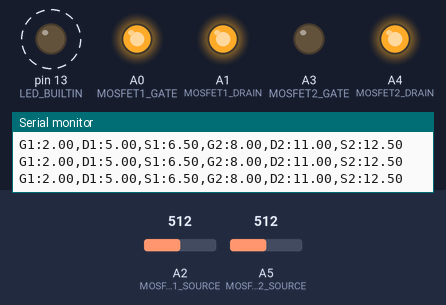
The sketch below on a simulated Arduino Uno, built with avr-gcc and run on an emulated ATmega328P. On the bench: output pins drawn as LEDs (lit = HIGH), the last lines printed to the serial monitor. Dashed ring = blinking. The inputs (shaded band) are chosen by the test bench; at power-on: A2 (MOSFET1_SOURCE) = 512, A5 (MOSFET2_SOURCE) = 512.

Above: at 1.2 s.
1.3 s: A2 (MOSFET1_SOURCE) set to 107
4.3 s: A2 (MOSFET1_SOURCE) set to 97
At 6.8 s:
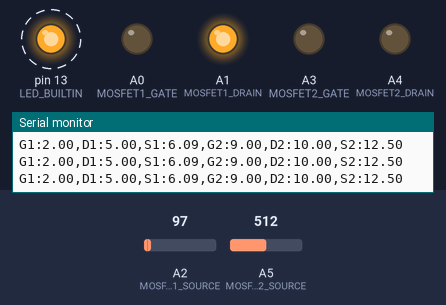
7.3 s: A5 (MOSFET2_SOURCE) set to 110
10.3 s: A5 (MOSFET2_SOURCE) set to 92
At 12.8 s:
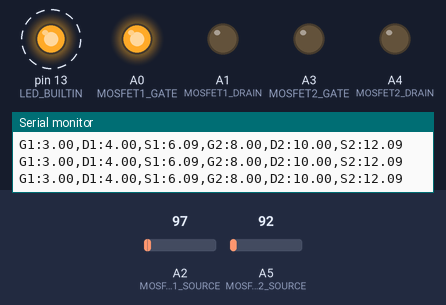
13.3 s: A2 (MOSFET1_SOURCE) set to 122
At 16.2 s:
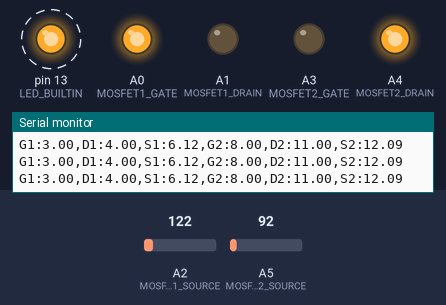
16.3 s: A2 (MOSFET1_SOURCE) set to 0
At 18.6 s:
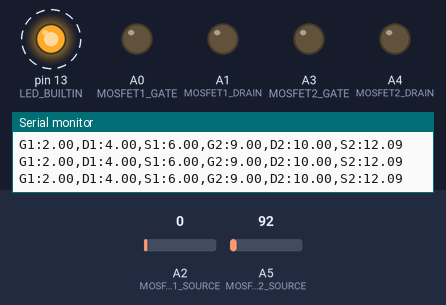
Timing chart, 0 to 20.3 s (numbered marks = the images above; inputs shaded):
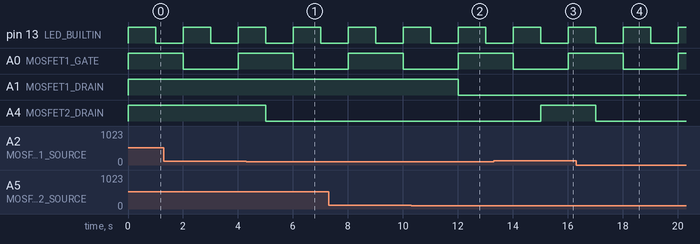

Measured:
- the behaviour switches between 103 and 102 on A2 (MOSFET1_SOURCE) (found by bisection; images 0 and 1)
- the behaviour switches between 103 and 102 on A5 (MOSFET2_SOURCE) (found by bisection; images 1 and 2)
- after the input at 4.3 s, A4 (MOSFET2_DRAIN): HIGH → LOW after 0.71 s
- after the input at 10.3 s, A1 (MOSFET1_DRAIN): HIGH → LOW after 1.7 s
- after the input at 13.3 s, A4 (MOSFET2_DRAIN): LOW → HIGH after 1.7 s
- after the input at 16.3 s, A4 (MOSFET2_DRAIN): HIGH → LOW after 0.71 s
- by itself, pin 13 (LED_BUILTIN): alternates HIGH for 1.0 s and LOW for 1.0 s

The sketch:

MOSFET_SRLatch.ino
```cpp
//IRF-123 MOSFET x2 in back-to-back configuration (not push-pull)

#define MOSFET1_GATE    A0
#define MOSFET1_DRAIN   A1
#define MOSFET1_SOURCE  A2

#define MOSFET2_GATE    A3
#define MOSFET2_DRAIN   A4
#define MOSFET2_SOURCE  A5

#define BLINK_RATE     500
#define BLINK_RATE_X2 1000

#define MAX_INPUT   1024.0
#define THRESHOLD      0.1

void setup()
{
    Serial.begin(115200);
    pinMode(LED_BUILTIN, OUTPUT);
    digitalWrite(LED_BUILTIN, HIGH);

    pinMode(MOSFET1_GATE, OUTPUT);
    pinMode(MOSFET1_DRAIN, OUTPUT);
    pinMode(MOSFET1_SOURCE, INPUT);

    pinMode(MOSFET2_GATE, OUTPUT);
    pinMode(MOSFET2_DRAIN, OUTPUT);
    pinMode(MOSFET2_SOURCE, INPUT);

    digitalWrite(MOSFET1_GATE, LOW);
    digitalWrite(MOSFET1_DRAIN, HIGH);
    //analogRead(MOSFET1_SOURCE);

    digitalWrite(MOSFET2_GATE, LOW);
    digitalWrite(MOSFET2_DRAIN, HIGH);
    //analogRead(MOSFET2_SOURCE);
}

unsigned int T = 0;
unsigned int M = 0;
unsigned int V = 0;

double G1 = 0.0; //signed double G1 = 0.0f;
double D1 = 1.0;
double S1 = 0.0;

double G2 = 0.0;
double D2 = 1.0;
double S2 = 0.0;

void loop()
{
    T = millis();
    if ((!M) && ((T % (BLINK_RATE_X2)) < BLINK_RATE))
    {
        M = true;
        V = (V + 1) % 4;
        G1 = V == 0b01;
        G2 = V == 0b11;
    }
    else if ((M) && ((T % (BLINK_RATE_X2)) >= BLINK_RATE))
    {
        M = false;
    }
    digitalWrite(LED_BUILTIN, V % 2);
    if (V % 2)
    {
        digitalWrite(MOSFET1_GATE, (G1 > THRESHOLD) ? HIGH : LOW);
        digitalWrite(MOSFET1_DRAIN, (D1 > THRESHOLD) ? HIGH : LOW);
        S1 = analogRead(MOSFET1_SOURCE) / MAX_INPUT;
        D2 = (S1 > THRESHOLD) ? 1.0 : 0.0;
    }
    else
    {
        digitalWrite(MOSFET2_GATE, (G2 > THRESHOLD) ? HIGH : LOW);
        digitalWrite(MOSFET2_DRAIN, (D2 > THRESHOLD) ? HIGH : LOW);
        S2 = analogRead(MOSFET2_SOURCE) / MAX_INPUT;
        D1 = (S2 > THRESHOLD) ? 1.0 : 0.0;
    }
    Serial.print("G1:"); Serial.print(G1 + 0x2); Serial.print(",");
    Serial.print("D1:"); Serial.print(D1 + 0x4); Serial.print(",");
    Serial.print("S1:"); Serial.print(S1 + 0x6); Serial.print(",");
    Serial.print("G2:"); Serial.print(G2 + 0x8); Serial.print(",");
    Serial.print("D2:"); Serial.print(D2 + 0xA); Serial.print(",");
    Serial.print("S2:"); Serial.print(S2 + 0xC); Serial.println();
    delay(10);
}
```
